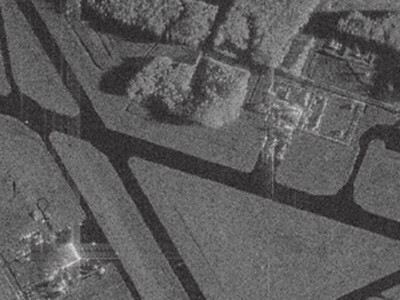
#> input picture fourth_lab/sar_1.jpg, 400 x 300 px
$ jupyter execute IP_TASK4_2025.ipynb
#> lines starting #> are read from the running program, lines starting #| are printed output that depends on the picture; after the words box and inside, x2 and y2 are one past the last pixel; in counts of white or black regions, pixels touching at a corner belong together
[cell 1]
# ДЗ
# 1. Подберите парамтеры алгоритма разрастания регионов так, чтобы был выделен весь участок газона. done
# 2. Реализуйте вычисление критерия однородности, отличного от представленного. Сравните результаты. done
# 3. Применить алгоритм сегментации watershed+distance transform для задачи подсчета пальмовых деревьев.

[cell 2]
import numpy as np
import cv2
import matplotlib.pyplot as plt

[cell 3]
image = cv2.imread('sar_1.jpg')
#> image is the input picture: shape (300, 400, 3); mean B, G, R 91.8, 91.6, 92.1
image_gray = cv2.cvtColor(image, cv2.COLOR_BGR2GRAY)

[cell 4]
plt.imshow(image_gray, cmap="gray")

# Алгоритм разрастания регионов

Критерий однородности на основе среднего значения (представлен в примере)

[cell 5]
import math
def homo_average(img, mask, point, T):
    av_val = img[mask > 0].sum() / np.count_nonzero(img[mask > 0])

    if abs(av_val - img[point]) <= T:
        return True

    return False

Критерий однородности на основе медианы

[cell 6]
def homo_median(img, mask, point, T):
    median = np.median(img[mask > 0])
    return abs(median - img[point]) <= T

[cell 7]
def region_growing(image, seed_point,homo_fun,r, T):
#> called with seed_point = (100, 100), r = 7, T = 19
    mask = np.zeros(image_gray.shape, np.uint8)
    mask[seed_point] = 1
    count = 1
    while count > 0:
        count = 0
        local_mask = np.zeros(image_gray.shape, np.uint8)
        for i in range(r,image.shape[0] - r):
            for j in range(r,image.shape[1] - r):
                if mask[i,j]==0 and mask[i - r:i + r, j-r: j+r].sum() > 0:
                    if homo_fun(image, mask, (i,j), T):
                        local_mask[i,j] = 1
        count = np.count_nonzero(local_mask)
        print(count)
        mask += local_mask
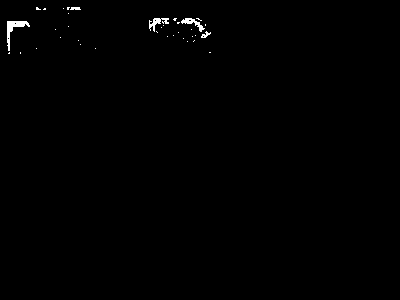
#> local_mask: shape (300, 400); values 0 (black) and 1 (white), 0.47% white; 36 white regions (31 under 20 px), largest, box (x1, y1, x2, y2) and area: (7, 21, 30, 51) 201, (149, 18, 169, 32) 114, (181, 18, 205, 32) 111, (201, 31, 211, 38) 33, (70, 7, 81, 10) 28
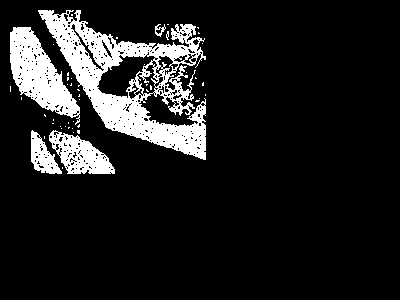
#> mask: shape (300, 400); values 0 (black) and 1 (white), 12.4% white; 49 white regions (44 under 20 px), largest, box (x1, y1, x2, y2) and area: (38, 10, 206, 160) 9198, (10, 27, 80, 125) 3200, (49, 130, 115, 174) 1529, (31, 130, 62, 174) 694, (155, 24, 166, 37) 62

    return mask*255
